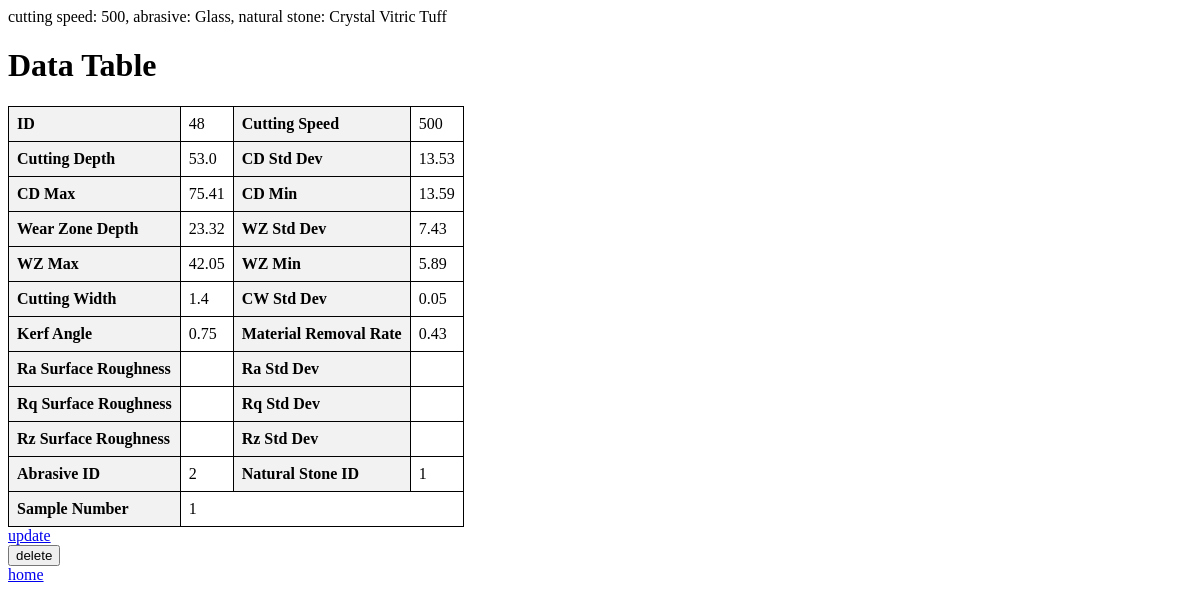
The app's page /cut/cutting-data/48/ with its own data.
### cutting_performance/models.py (models this page shows)
class CuttingData(models.Model):
    sample_number = models.IntegerField(null=True, blank=True)
    cutting_speed = models.IntegerField(null=True, blank=True)
    natural_stone = models.ForeignKey(NaturalStone, on_delete=models.CASCADE)
    abrasive = models.ForeignKey(Abrasive, on_delete=models.CASCADE)
    cutting_depth = models.FloatField(null=True, blank=True)
    cd_stddev = models.FloatField(null=True, blank=True)
    cd_max = models.FloatField(null=True, blank=True)
    cd_min = models.FloatField(null=True, blank=True)
    wear_zone_depth = models.FloatField(null=True, blank=True)
    wz_stddev = models.FloatField(null=True, blank=True)
    wz_max = models.FloatField(null=True, blank=True)
    wz_min = models.FloatField(null=True, blank=True)
    cutting_width = models.FloatField(null=True, blank=True)
    cw_stddev = models.FloatField(null=True, blank=True)
    kerf_angle = models.FloatField(null=True, blank=True)
    material_removal_rate = models.FloatField(null=True, blank=True)
    Ra_surface_roughness = models.FloatField(null=True, blank=True)
    Ra_stddev = models.FloatField(null=True, blank=True)
    Rq_surface_roughness = models.FloatField(null=True, blank=True)
    Rq_stddev = models.FloatField(null=True, blank=True)
    Rz_surface_roughness = models.FloatField(null=True, blank=True)
    Rz_stddev = models.FloatField(null=True, blank=True)
    def __str__(self):
        return f"cutting speed: {self.cutting_speed}, abrasive: {self.abrasive}, natural stone: {self.natural_stone}"

class Abrasive(models.Model):
    abrasive = models.CharField(max_length=32)
    density = models.FloatField(null=True, blank=True)
    hardness_mohs = models.FloatField(null=True, blank=True)
    def __str__(self):
        return self.abrasive

class NaturalStone(models.Model):
    stone = models.CharField(max_length=32)
    water_absorbance = models.FloatField(null=True, blank=True)
    effective_water_absorbance = models.FloatField(null=True, blank=True)
    natural_water_content = models.FloatField(null=True, blank=True)
    degree_of_saturation = models.FloatField(null=True, blank=True)
    dry_density = models.FloatField(null=True, blank=True)
    saturated_density = models.FloatField(null=True, blank=True)
    natural_density = models.FloatField(null=True, blank=True)
    mineral_grain_density = models.FloatField(null=True, blank=True)
    effective_porosity = models.FloatField(null=True, blank=True)
    total_porosity = models.FloatField(null=True, blank=True)
    void_ratio = models.FloatField(null=True, blank=True)
    ucs = models.FloatField(null=True, blank=True)
    its = models.FloatField(null=True, blank=True)
    plt = models.FloatField(null=True, blank=True)
    bohme = models.FloatField(null=True, blank=True)
    schmidt = models.FloatField(null=True, blank=True)
    ultrasonic_wave = models.FloatField(null=True, blank=True)
    def __str__(self):
        return self.stone

### cutting_performance/views.py (the view)
# urls.py: path("cutting-data/<int:pk>/", CuttingDataDetail.as_view(), name="cutting-data-detail"),
class CuttingDataDetail(DetailView):
    model = CuttingData
    template_name = "cutting_performance/detail.html"
    def get_context_data(self, **kwargs):
        context = super().get_context_data(**kwargs)
        context['type'] = 'cutting-data'
        return context

### templates/cutting_performance/detail.html (shortened to what this page needs)
<!DOCTYPE html>
<html>
<head>
</head>
<body>
{{ object }}
<br>
{% if type == 'stone' %}
<a href='{% url "cut:stone-update" object.pk %}'>update</a>
<form action='{% url "cut:stone-delete" object.pk %}' method="post">
    {% csrf_token %}
    <button type="submit">delete</button>
</form>
{% elif type == 'abrasive' %}
<a href='{% url "cut:abrasive-update" object.pk %}'>update</a>
<form action='{% url "cut:abrasive-delete" object.pk %}' method="post">
    {% csrf_token %}
    <button type="submit">delete</button>
</form>
{% elif type == 'cutting-data' %}
<h1>Data Table</h1>
<table>
    <tbody>
        <tr>
            <th>ID</th>
            <td>{{ object.id }}</td>
            <th>Cutting Speed</th>
            <td>{{ object.cutting_speed }}</td>
        </tr>
        <tr>
            <th>Cutting Depth</th>
            <td>{{ object.cutting_depth }}</td>
            <th>CD Std Dev</th>
            <td>{{ object.cd_stddev }}</td>
        </tr>
        <tr>
            <th>CD Max</th>
            <td>{{ object.cd_max }}</td>
            <th>CD Min</th>
            <td>{{ object.cd_min }}</td>
        </tr>
        <tr>
            <th>Wear Zone Depth</th>
            <td>{{ object.wear_zone_depth }}</td>
            <th>WZ Std Dev</th>
            <td>{{ object.wz_stddev }}</td>
        </tr>
        <tr>
            <th>WZ Max</th>
            <td>{{ object.wz_max }}</td>
            <th>WZ Min</th>
            <td>{{ object.wz_min }}</td>
        </tr>
        <tr>
            <th>Cutting Width</th>
            <td>{{ object.cutting_width }}</td>
            <th>CW Std Dev</th>
            <td>{{ object.cw_stddev }}</td>
        </tr>
        <tr>
            <th>Kerf Angle</th>
            <td>{{ object.kerf_angle }}</td>
            <th>Material Removal Rate</th>
            <td>{{ object.material_removal_rate }}</td>
        </tr>
        <tr>
            <th>Ra Surface Roughness</th>
            <td>{{ object.ra_surface_roughness }}</td>
            <th>Ra Std Dev</th>
            <td>{{ object.ra_stddev }}</td>
        </tr>
        <tr>
            <th>Rq Surface Roughness</th>
            <td>{{ object.rq_surface_roughness }}</td>
            <th>Rq Std Dev</th>
            <td>{{ object.rq_stddev }}</td>
        </tr>
        <tr>
            <th>Rz Surface Roughness</th>
            <td>{{ object.rz_surface_roughness }}</td>
            <th>Rz Std Dev</th>
            <td>{{ object.rz_stddev }}</td>
        </tr>
        <tr>
            <th>Abrasive ID</th>
            <td>{{ object.abrasive_id }}</td>
            <th>Natural Stone ID</th>
            <td>{{ object.natural_stone_id }}</td>
        </tr>
        <tr>
            <th>Sample Number</th>
            <td colspan="3">{{ object.sample_number }}</td>
        </tr>
    </tbody>
</table>
<a href='{% url "cut:cutting-data-update" object.pk %}'>update</a>
<form action='{% url "cut:cutting-data-delete" object.pk %}' method="post">
    <button type="submit">delete</button>
</form>
{% endif %}
<a href='{% url "cut:home" %}'>home</a>
</body>
</html>

### templates/cutting_performance/detail.html (style rules this page uses)
table { border-collapse: collapse; }
th, td { border: 1px solid black; padding: 8px; text-align: left; }
th { background-color: #f2f2f2; }

### records on screen
CuttingData: cutting_speed+abrasive+natural_stone "cutting speed: 500, abrasive: Glass, natural stone: Crystal Vitric Tuff", id "48", cutting_speed "500", cutting_depth "53.0", cd_stddev "13.53", cd_max "75.41", cd_min "13.59", wear_zone_depth "23.32", wz_stddev "7.43", wz_max "42.05", wz_min "5.89", cutting_width "1.4", cw_stddev "0.05", kerf_angle "0.75", material_removal_rate "0.43", abrasive_id "2", natural_stone_id "1", sample_number "1"
